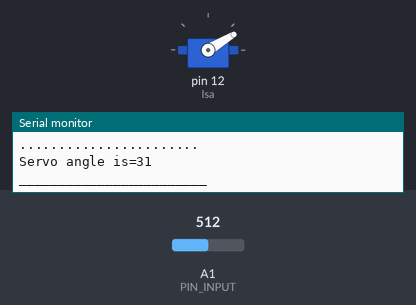
Recording of a sketch running on a simulated Arduino Uno, built with avr-gcc and run on an emulated ATmega328P. Shown: servo, the last lines printed to the serial monitor. The test bench sets the inputs (shaded band); at power-on: A1 (PIN_INPUT) = 512.

Above: at 1.3 s.
1.4 s: A1 (PIN_INPUT) set to 419
4.6 s: A1 (PIN_INPUT) set to 398
At 5.7 s:
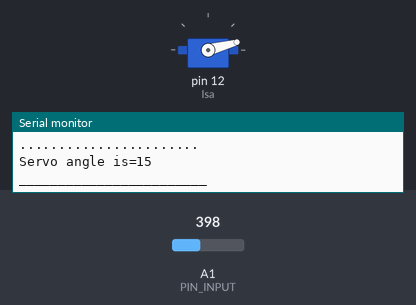
6.6 s: A1 (PIN_INPUT) set to 1023
At 7.6 s:
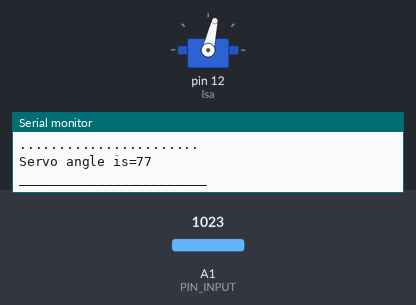
8.3 s: A1 (PIN_INPUT) set to 832
At 9.6 s:
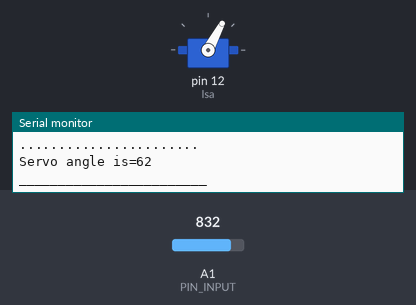
10.0 s: A1 (PIN_INPUT) set to 801
At 11.5 s:
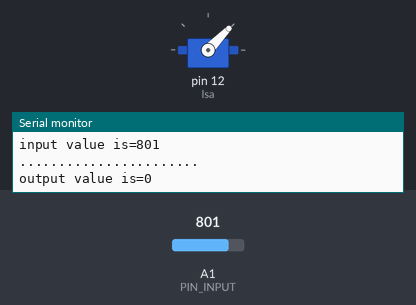
11.8 s: A1 (PIN_INPUT) set to 900
At 13.4 s:
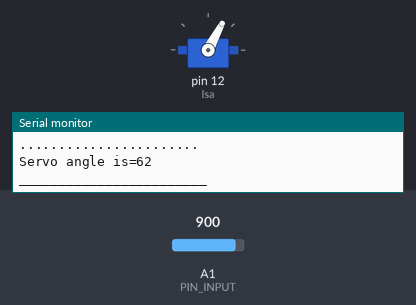
Timing chart, 0 to 14.5 s (numbered marks = the images above; inputs shaded):
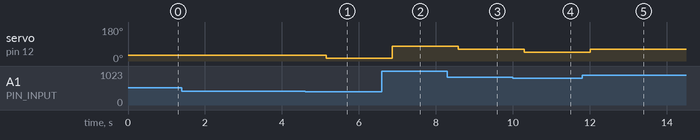

The sketch:

MOST_IMP.ino
```cpp
#include <Servo.h>
#define PIN_INPUT A1

Servo lsa;


void setup()
{

  lsa.attach(12);
  //Input = analogRead(PIN_INPUT);

  Serial.begin(9600);

}


void loop()
{
  int Input=0;
  float InputV=0;
  int Output=0;
  int pos=0;
  Input = analogRead(PIN_INPUT);
  InputV = ((Input*5)/1023);
  pos = ((InputV /4.5) * 70);
  lsa.write(pos);
  Serial.print("input value is=");
  Serial.println(Input);
  Serial.println(".......................");
  Serial.print("output value is=");
  Serial.println(Output);
  Serial.println(".......................");
  Serial.print("Servo angle is=");
  Serial.println(pos);
  Serial.println("________________________");
  delay(500);
}
```

Measured:
- the behaviour switches between 410 and 409 on A1 (PIN_INPUT) (found by bisection; images 0 and 1)
- the behaviour switches between 819 and 818 on A1 (PIN_INPUT) (found by bisection; images 3 and 4)
- after the input at 4.6 s, servo on pin 12 (lsa): 31° → 15° after 0.55 s
- after the input at 6.6 s, servo on pin 12 (lsa): 15° → 77° after 0.26 s
- after the input at 8.3 s, servo on pin 12 (lsa): 77° → 62° after 0.28 s
- after the input at 10.0 s, servo on pin 12 (lsa): 62° → 46° after 0.30 s
- after the input at 11.8 s, servo on pin 12 (lsa): 46° → 62° after 0.22 s
